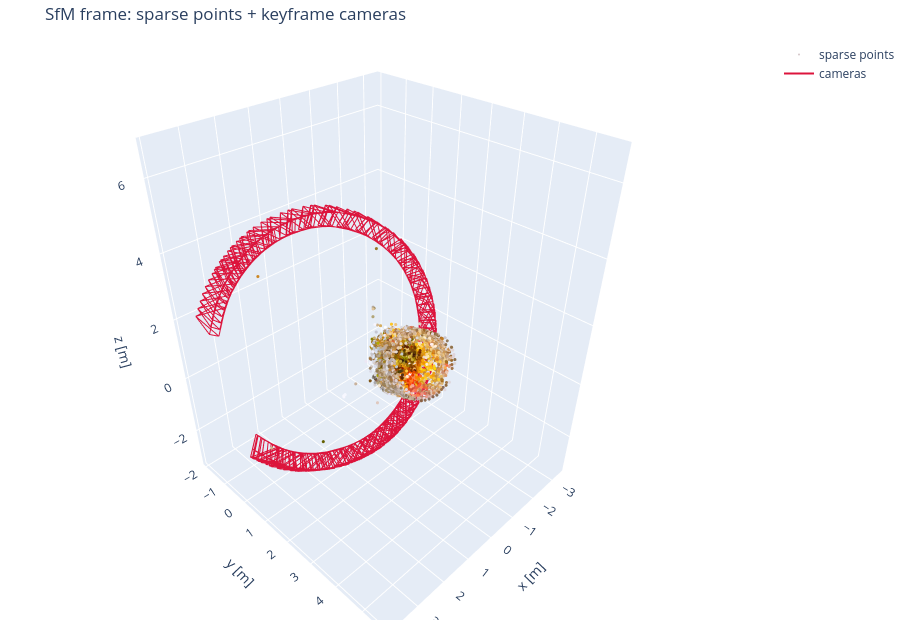

The notebook cell this image was saved under:
### Markdown cell above
## Cameras and sparse points in the SfM frame
The SfM frame is arbitrary in position, orientation and scale. Red pyramids are the registered keyframes.

### Code cell
sfm_figure(
    sfm.points_world, sfm.colors, sfm.t_world_cam_list, title="SfM frame: sparse points + keyframe cameras"
).show()

### Figure 1 — Plotly figure (JSON) as saved in the notebook; plotly's stock layout.template omitted (floating-point values rounded to 4 significant figures; data arrays with more than 128 entries replaced by an {"elided": "..."} marker saying what was removed)
{"data": [{"hoverinfo": "skip", "marker": {"color": {"elided": "11884 str values"}, "size": 1.8}, "mode": "markers", "name": "sparse points", "type": "scatter3d", "x": {"elided": "11884 float values"}, "y": {"elided": "11884 float values"}, "z": {"elided": "11884 float values"}}, {"line": {"color": "crimson", "width": 2}, "mode": "lines", "name": "cameras", "type": "scatter3d", "x": {"elided": "2160 float values"}, "y": {"elided": "2160 float values"}, "z": {"elided": "2160 float values"}}], "layout": {"height": 620, "margin": {"b": 0, "l": 0, "r": 0, "t": 40}, "scene": {"aspectmode": "data", "camera": {"up": {"x": 0, "y": 0, "z": 1}}, "xaxis": {"title": {"text": "x [m]"}}, "yaxis": {"title": {"text": "y [m]"}}, "zaxis": {"title": {"text": "z [m]"}}}, "title": {"text": "SfM frame: sparse points + keyframe cameras"}}}
